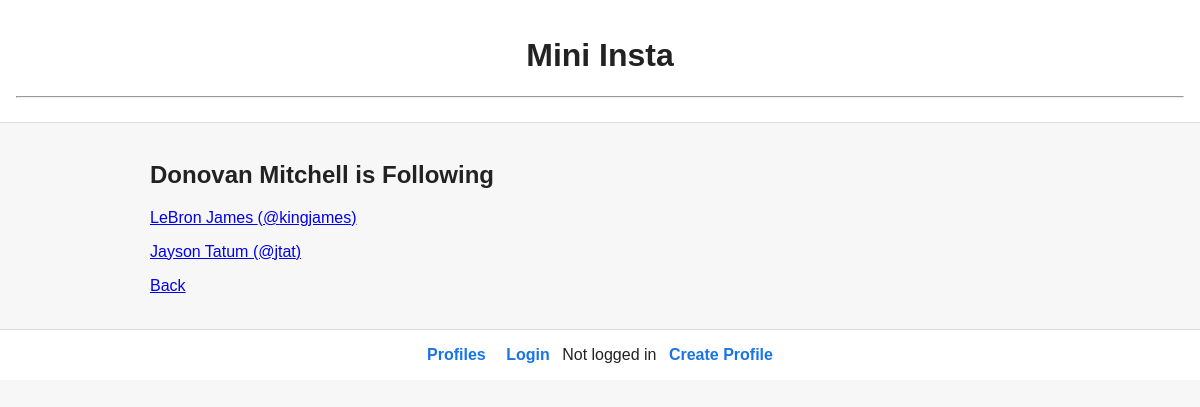
Page /mini_insta/profile/9/following on the committed database.
### mini_insta/models.py (models this page shows, shortened)
class Profile(models.Model):
    username = models.TextField(blank=False)
    display_name = models.TextField(blank=False)
    bio_text = models.TextField(blank=True)
    join_date = models.DateTimeField(auto_now_add=True)
    profile_image_url = models.URLField(blank=True)
    user = models.ForeignKey(
        User,
        on_delete=models.CASCADE,
        default=1,            # use admin user id as default for migration
        related_name="profiles",
    )
    def get_following(self):
        follows = Follow.objects.filter(follower_profile=self)
        return [f.profile for f in follows]

### mini_insta/views.py (the view)
# urls.py: path("profile/<int:pk>/following", ShowFollowingDetailView.as_view(),
class ShowFollowingDetailView(DetailView):
    model = Profile
    template_name = "mini_insta/show_following.html"
    context_object_name = "profile"

### mini_insta/templates/mini_insta/show_following.html
{% extends "mini_insta/base.html" %}
{% block content %}
<h2>{{ profile.display_name }} is Following</h2>
{% for p in profile.get_following %}
    <p>
        <a href="{% url 'profile_detail' p.pk %}">
            {{ p.display_name }} (@{{ p.username }})
        </a>
    </p>
{% empty %}
    <p><em>Not following anyone.</em></p>
{% endfor %}
<p><a href="{% url 'profile_detail' profile.pk %}">Back</a></p>
{% endblock %}

### static/styles/a3.css (style rules this page uses)
body { margin: 0; font-family: Arial, Helvetica, sans-serif; background: #f7f7f7; color: #222; }

### rows in the picture
Profile: display_name "Donovan Mitchell"
Profile: display_name "LeBron James", username "kingjames"
Profile: display_name "Jayson Tatum", username "jtat"
